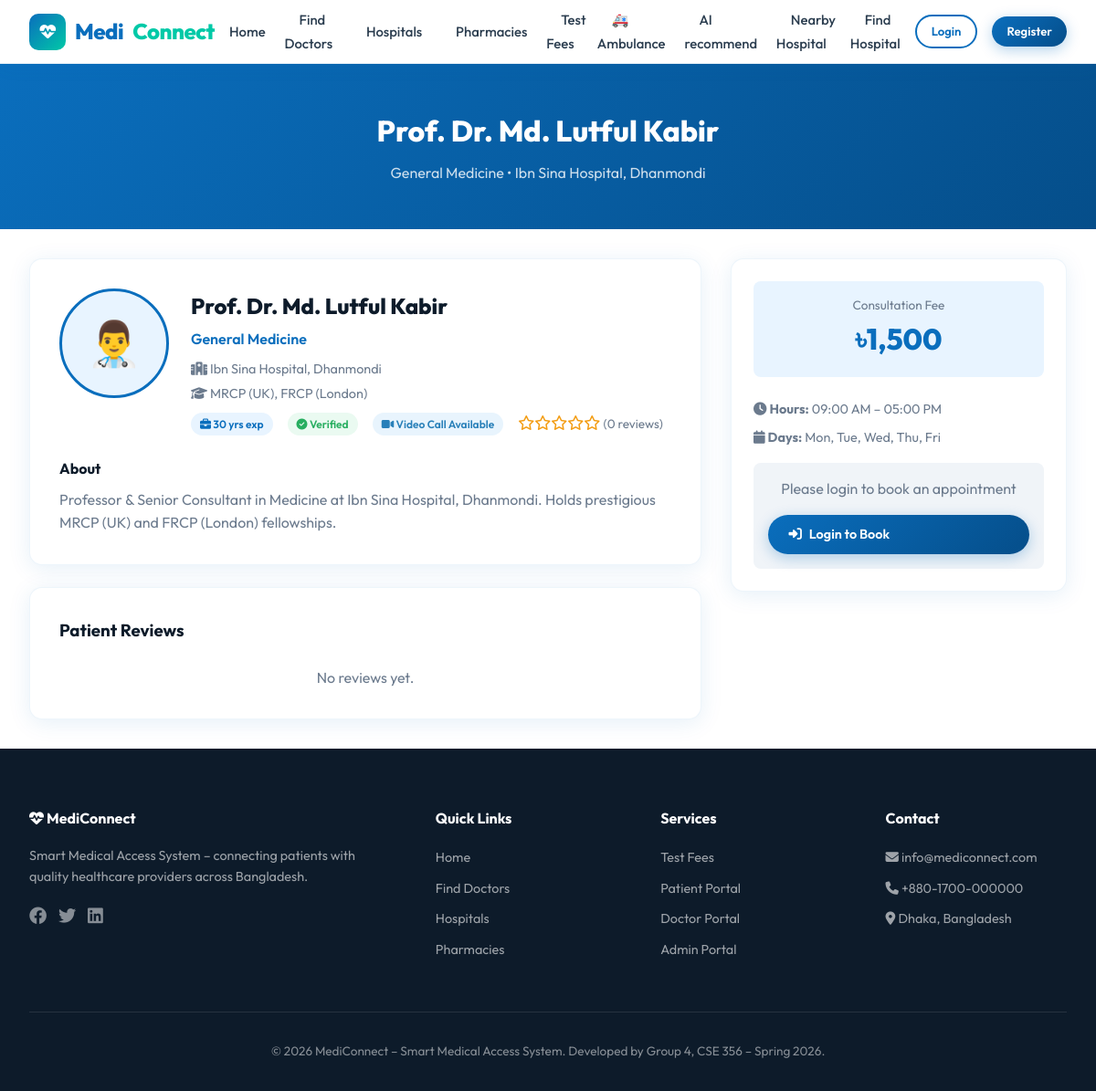
The app's page /doctor-profile.php?id=1 with its own data.
### tables this page shows
CREATE TABLE `doctors` (
  `id` int(11) NOT NULL,
  `full_name` varchar(100) NOT NULL,
  `email` varchar(100) NOT NULL,
  `password` varchar(255) NOT NULL,
  `phone` varchar(20) DEFAULT NULL,
  `specialization_id` int(11) DEFAULT NULL,
  `hospital_id` int(11) DEFAULT NULL,
  `qualification` varchar(255) DEFAULT NULL,
  `experience_years` int(11) DEFAULT 0,
  `consultation_fee` decimal(10,2) DEFAULT 0.00,
  `bio` text DEFAULT NULL,
  `profile_pic` varchar(255) DEFAULT 'default.png',
  `is_verified` tinyint(1) DEFAULT 0,
  `available_days` varchar(100) DEFAULT 'Mon,Tue,Wed,Thu,Fri',
  `available_time_start` time DEFAULT '09:00:00',
  `available_time_end` time DEFAULT '17:00:00',
  `created_at` timestamp NOT NULL DEFAULT current_timestamp()
);

CREATE TABLE `specializations` (
  `id` int(11) NOT NULL,
  `name` varchar(100) NOT NULL,
  `icon` varchar(50) DEFAULT 'fas fa-stethoscope',
  `description` text DEFAULT NULL
);

CREATE TABLE `hospitals` (
  `id` int(11) NOT NULL,
  `name` varchar(150) NOT NULL,
  `address` text NOT NULL,
  `city` varchar(100) DEFAULT NULL,
  `phone` varchar(20) DEFAULT NULL,
  `email` varchar(100) DEFAULT NULL,
  `website` varchar(150) DEFAULT NULL,
  `description` text DEFAULT NULL,
  `is_verified` tinyint(1) DEFAULT 0,
  `created_at` timestamp NOT NULL DEFAULT current_timestamp(),
  `latitude` decimal(10,8) DEFAULT NULL,
  `longitude` decimal(11,8) DEFAULT NULL
);

### doctor-profile.php (the view, shortened to what this page needs)
<?php
require_once 'includes/functions.php';
$doc_id = (int)($_GET['id'] ?? 0);
$doc = mysqli_fetch_assoc(mysqli_query($conn,
    "SELECT d.*, s.name as spec_name, h.name as hosp_name, h.address as hosp_address
     FROM doctors d
     LEFT JOIN specializations s ON d.specialization_id = s.id
     LEFT JOIN hospitals h ON d.hospital_id = h.id
     WHERE d.id=$doc_id AND d.is_verified=1"
));
$rating = getDoctorRating($doc_id);
$booked_slots = [];
$reviews = mysqli_query($conn,
    "SELECT r.*, u.full_name as patient_name FROM reviews r
     JOIN users u ON r.patient_id=u.id
     WHERE r.doctor_id=$doc_id AND r.is_approved=1 ORDER BY r.created_at DESC"
);
require_once 'includes/header.php';
?>
<div class="page-header">
    <h1><?= htmlspecialchars($doc['full_name']) ?></h1>
    <p><?= htmlspecialchars($doc['spec_name']) ?> &bull; <?= htmlspecialchars($doc['hosp_name']) ?></p>
</div>
<section class="section" style="padding:2rem;">
<div class="container">
<div style="display:grid;grid-template-columns:2fr 1fr;gap:2rem;">
    <div>
        <div class="card" style="padding:2rem;margin-bottom:1.5rem;">
            <div style="display:flex;gap:1.5rem;align-items:flex-start;margin-bottom:1.5rem;">
                <div class="profile-img-wrap" style="width:120px;height:120px;font-size:3rem;flex-shrink:0;">
                    <?php if ($doc['profile_pic'] && $doc['profile_pic'] !== 'default.png'): ?>
                        <img src="<?= SITE_URL ?>/uploads/doctors/<?= htmlspecialchars($doc['profile_pic']) ?>" alt="" style="width:100%;height:100%;border-radius:50%;object-fit:cover;">
                    <?php else: ?>👨‍⚕️<?php endif; ?>
                </div>
                <div>
                    <h2 style="font-weight:800;margin-bottom:.3rem;"><?= htmlspecialchars($doc['full_name']) ?></h2>
                    <div style="color:var(--primary);font-weight:600;margin-bottom:.5rem;"><?= htmlspecialchars($doc['spec_name']) ?></div>
                    <div style="color:var(--gray);font-size:.9rem;margin-bottom:.3rem;"><i class="fas fa-hospital"></i> <?= htmlspecialchars($doc['hosp_name']) ?></div>
                    <div style="color:var(--gray);font-size:.9rem;margin-bottom:.5rem;"><i class="fas fa-graduation-cap"></i> <?= htmlspecialchars($doc['qualification']) ?></div>
                    <div style="display:flex;align-items:center;gap:1rem;flex-wrap:wrap;">
                        <span class="badge badge-primary"><i class="fas fa-briefcase"></i> <?= $doc['experience_years'] ?> yrs exp</span>
                        <span class="badge badge-success"><i class="fas fa-check-circle"></i> Verified</span>
                        <span class="badge" style="background:#e8f4fd;color:#2980b9;"><i class="fas fa-video"></i> Video Call Available</span>
                        <div><?= starRating(round($rating['avg_rating'] ?? 0)) ?> <span style="color:var(--gray);font-size:.85rem;">(<?= $rating['total'] ?> reviews)</span></div>
                    </div>
                </div>
            </div>
            <?php if ($doc['bio']): ?>
            <div><h4 style="font-weight:700;margin-bottom:.5rem;">About</h4><p style="color:var(--gray);"><?= nl2br(htmlspecialchars($doc['bio'])) ?></p></div>
            <?php endif; ?>
        </div>
        <div class="card" style="padding:2rem;">
            <div style="display:flex;justify-content:space-between;align-items:center;margin-bottom:1.5rem;">
                <h3 style="font-weight:700;">Patient Reviews</h3>
            </div>
            <?php if (mysqli_num_rows($reviews) == 0): ?>
                <p style="color:var(--gray);text-align:center;">No reviews yet.</p>
            <?php else: ?>
            <?php while ($rev = mysqli_fetch_assoc($reviews)): ?>
            <div style="border-bottom:1px solid #f0f4f8;padding:1rem 0;">
                <div style="display:flex;justify-content:space-between;align-items:center;margin-bottom:.3rem;">
                    <strong><?= htmlspecialchars($rev['patient_name']) ?></strong>
                    <span style="font-size:.8rem;color:var(--gray);"><?= formatDate($rev['created_at']) ?></span>
                </div>
                <div><?= starRating($rev['rating']) ?></div>
                <?php if ($rev['comment']): ?><p style="color:var(--gray);margin-top:.3rem;font-size:.9rem;"><?= htmlspecialchars($rev['comment']) ?></p><?php endif; ?>
            </div>
            <?php endwhile; endif; ?>
        </div>
    </div>
    <div>
        <div class="card" style="padding:1.5rem;position:sticky;top:90px;">
            <div style="text-align:center;padding:1rem;background:var(--primary-light);border-radius:var(--radius-sm);margin-bottom:1.5rem;">
                <div style="font-size:.85rem;color:var(--gray);">Consultation Fee</div>
                <div style="font-size:2rem;font-weight:800;color:var(--primary);">৳<?= number_format($doc['consultation_fee']) ?></div>
            </div>
            <div style="margin-bottom:1rem;font-size:.9rem;color:var(--gray);">
                <div><i class="fas fa-clock"></i> <strong>Hours:</strong> <?= formatTime($doc['available_time_start']) ?> – <?= formatTime($doc['available_time_end']) ?></div>
                <div style="margin-top:.5rem;"><i class="fas fa-calendar"></i> <strong>Days:</strong> <?= str_replace(',', ', ', $doc['available_days']) ?></div>
            </div>
            <?php if (isPatientLoggedIn()): ?>
            <form method="POST" id="bookingForm">
                <div class="form-group" style="margin-bottom:1.2rem;">
                    <label class="form-label" style="font-weight:700;">Appointment Type</label>
                    <div style="display:flex;gap:10px;margin-top:6px;">
                        <label id="lbl-inperson" class="pay-opt" style="border-color:#e67e22;background:#fff8f3;">
                            <input type="radio" name="call_type" value="in-person" checked onchange="selectCallType('in-person')">
                            <i class="fas fa-hospital" style="color:#e67e22;font-size:1.3rem;"></i>
                            <span style="font-weight:600;font-size:.85rem;">In-Person</span>
                            <small style="color:#888;font-size:.75rem;">Hospital visit</small>
                        </label>
                        <label id="lbl-video" class="pay-opt">
                            <input type="radio" name="call_type" value="video" onchange="selectCallType('video')">
                            <i class="fas fa-video" style="color:#2980b9;font-size:1.3rem;"></i>
                            <span style="font-weight:600;font-size:.85rem;">Video Call</span>
                            <small style="color:#888;font-size:.75rem;">Online</small>
                        </label>
                    </div>
                    <div id="videoCallInfo" class="pay-info-box" style="background:#e8f4fd;border:1px solid #bee3f8;color:#2980b9;">
                        <i class="fas fa-info-circle"></i> Join Call button appears 15 min before appointment.
                    </div>
                </div>
                <div class="form-group">
                    <label class="form-label">Select Date</label>
                    <input type="date" name="appointment_date" id="apptDate" class="form-control"
                           min="<?= date('Y-m-d') ?>" required onchange="loadSlots(this.value)">
                </div>
                <div class="form-group">
                    <label class="form-label">Select Time Slot</label>
                    <div id="slotsContainer">
                        <?php
                        $times = ['09:00','09:30','10:00','10:30','11:00','11:30','12:00','12:30','13:00','13:30','14:00','14:30','15:00','15:30','16:00','16:30'];
                        foreach ($times as $t):
                            $isBooked = in_array($t.':00', $booked_slots) || in_array($t, $booked_slots);
                        ?>
                        <span class="slot-btn <?= $isBooked ? 'booked' : '' ?>"
                              data-time="<?= $t ?>"
                              <?= $isBooked ? '' : 'onclick="selectSlot(this)"' ?>>
                            <?= date('h:i A', strtotime($t)) ?>
                        </span>
                        <?php endforeach; ?>
                    </div>
                    <input type="hidden" id="appointment_time" name="appointment_time" required>
                </div>
                <div class="form-group">
                    <label class="form-label">Reason for Visit</label>
                    <textarea name="reason" class="form-control" rows="2" placeholder="Describe your problem..."></textarea>
                </div>
                <div class="form-group" style="margin-bottom:1.2rem;">
                    <label class="form-label" style="font-weight:700;">Payment Method</label>
                    <div style="display:flex;gap:10px;margin-top:6px;flex-wrap:wrap;">
                        <label class="pay-opt" id="pay-online" onclick="selectPayment('online',this)">
                            <input type="radio" name="payment_method" value="online">
                            <i class="fas fa-credit-card" style="color:#2980b9;font-size:1.2rem;"></i>
                            <span style="font-weight:600;font-size:.82rem;">Online</span>
                            <small style="color:#888;font-size:.72rem;">bKash/Card</small>
                        </label>
                        <label class="pay-opt" id="pay-cash" onclick="selectPayment('cash',this)" style="border-color:#27ae60;background:#f0fdf4;">
                            <input type="radio" name="payment_method" value="cash" checked>
                            <i class="fas fa-money-bill-wave" style="color:#27ae60;font-size:1.2rem;"></i>
                            <span style="font-weight:600;font-size:.82rem;">Cash</span>
                            <small style="color:#888;font-size:.72rem;">At hospital</small>
                        </label>
                        <label class="pay-opt" id="pay-later" onclick="selectPayment('pay_later',this)">
                            <input type="radio" name="payment_method" value="pay_later">
                            <i class="fas fa-clock" style="color:#e67e22;font-size:1.2rem;"></i>
                            <span style="font-weight:600;font-size:.82rem;">Pay Later</span>
                            <small style="color:#888;font-size:.72rem;">Dashboard</small>
                        </label>
                    </div>
                    <div id="info-online" class="pay-info-box" style="background:#e8f4fd;border:1px solid #bee3f8;color:#2980b9;">
                        <i class="fas fa-shield-alt"></i> Secure payment via SSLCommerz — bKash, Nagad, Rocket, Visa/MasterCard supported.
                    </div>
                    <div id="info-cash" class="pay-info-box show" style="background:#f0fdf4;border:1px solid #86efac;color:#166534;">
                        <i class="fas fa-info-circle"></i> Pay ৳<?= number_format($doc['consultation_fee']) ?> at the hospital/clinic on your appointment day.
                    </div>
                    <div id="info-later" class="pay-info-box" style="background:#fff8f3;border:1px solid #fed7aa;color:#9a3412;">
                        <i class="fas fa-clock"></i> Book now and pay from your dashboard before the appointment.
                    </div>
                </div>
                <button type="submit" name="book_appointment" class="btn btn-primary w-100 btn-lg">
                    <i class="fas fa-calendar-check"></i> <span id="submitText">Book Appointment</span>
                </button>
            </form>
            <?php else: ?>
            <div style="text-align:center;padding:1rem;background:var(--gray-light);border-radius:var(--radius-sm);">
                <p style="color:var(--gray);margin-bottom:1rem;">Please login to book an appointment</p>
                <a href="login.php" class="btn btn-primary w-100"><i class="fas fa-sign-in-alt"></i> Login to Book</a>
            </div>
            <?php endif; ?>
        </div>
    </div>
</div>
</div>
</section>
<?php require_once 'includes/footer.php'; ?>

### css/style.css (style rules this page uses)
:root { --primary: #0A6EBD; --primary-dark: #054E8A; --primary-light: #E8F4FF; --secondary: #00C9A7; --accent: #FF6B35; --dark: #0D1B2A; --gray-dark: #2C3E50; --gray: #6B7A8D; --gray-light: #F0F4F8; --white: #FFFFFF; --danger: #E74C3C; --success: #27AE60; --warning: #F39C12; --shadow: 0 4px 24px rgba(10,110,189,0.10); --shadow-lg: 0 8px 40px rgba(10,110,189,0.18); --radius: 14px; --radius-sm: 8px; }
* { margin: 0; padding: 0; box-sizing: border-box; }
body { font-family: 'Outfit', sans-serif; color: var(--dark); background: var(--white); line-height: 1.6; }
.btn { display: inline-flex; align-items: center; gap: 8px; padding: 0.6rem 1.4rem; border-radius: 50px; font-family: 'Outfit', sans-serif; font-weight: 600; font-size: 0.9rem; cursor: pointer; transition: all 0.25s; border: none; text-decoration: none; }
.btn-primary { background: linear-gradient(135deg, var(--primary), var(--primary-dark)); color: white; box-shadow: 0 4px 15px rgba(10,110,189,0.3); }
.section { padding: 5rem 2rem; }
.container { max-width: 1200px; margin: 0 auto; }
.card { background: white; border-radius: var(--radius); box-shadow: var(--shadow); overflow: hidden; transition: transform 0.3s, box-shadow 0.3s; border: 1px solid rgba(10,110,189,0.07); }
.badge { display: inline-block; padding: 3px 10px; border-radius: 50px; font-size: 0.75rem; font-weight: 600; }
.badge-success { background: #EAFAF1; color: var(--success); }
.badge-primary { background: var(--primary-light); color: var(--primary); }
.profile-img-wrap { width: 100px; height: 100px; border-radius: 50%; background: var(--primary-light); display: flex; align-items: center; justify-content: center; font-size: 2.5rem; overflow: hidden; border: 3px solid var(--primary); color: var(--primary); }
.w-100 { width: 100%; }
.page-header { background: linear-gradient(135deg, var(--primary), var(--primary-dark)); color: white; padding: 3rem 2rem; text-align: center; }
.page-header h1 { font-size: 2rem; font-weight: 800; margin-bottom: 0.5rem; }
.page-header p { color: rgba(255,255,255,0.8); }

### records on screen
doctors: full_name "Prof. Dr. Md. Lutful Kabir", specialization.name "General Medicine", hospital.name "Ibn Sina Hospital, Dhanmondi", qualification "MRCP (UK), FRCP (London)", experience_years "30", bio "Professor & Senior Consultant in Medicine at Ibn Sina Hospital, Dhanmondi. Holds prestigious MRCP (UK) and FRCP (London) fellowships.", consultation_fee "1,500", available_time_start "09:00 AM", available_time_end "05:00 PM", available_days "Mon, Tue, Wed, Thu, Fri"

### other values on screen
$rating['total'] "0"
